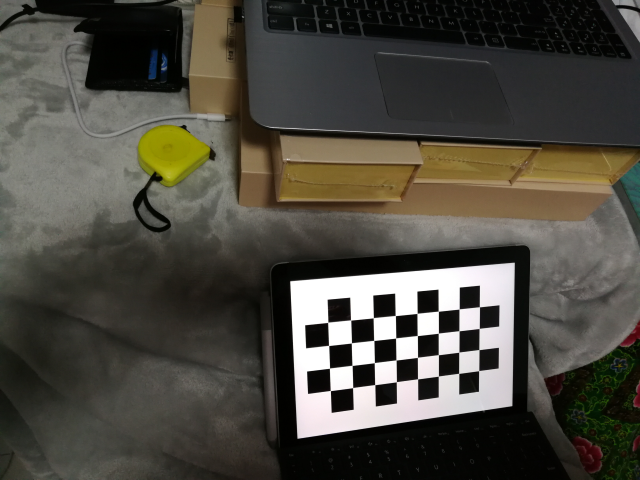
#> input picture hardware/chease_board/1.png, 640 x 480 px; its folder holds 5 pictures in this run
$ python camera_calibrate.py
#> lines starting #> are read from the running program, lines starting #| are printed output that depends on the picture; after the words box and inside, x2 and y2 are one past the last pixel; in counts of white or black regions, pixels touching at a corner belong together
#coding:utf-8
import cv2
import numpy as np
import glob

calib_result_fname = "data/calibration_result/intrinsic_mtx.npy"

def draw_chease_board(height = 1200, width = 1800, length = 150):
    image = np.zeros((height, width), dtype=np.uint8)
    print(image.shape[0], image.shape[1])

    for j in range(width):
        for i in range(height):
            if (int(i / length) + int(j / length)) % 2:
                image[i, j] = 255
        image[:, 0:length] = 255
        image[:, width - length:width] = 255
        image[0:length, :] = 255
        image[height - length:height, :] = 255

    cv2.imwrite("chess_board.png", image)
    cv2.imshow("chess", image)
    cv2.waitKey(0)
# draw_chease_board()

# 找棋盘格角点
# 阈值
criteria = (cv2.TERM_CRITERIA_EPS + cv2.TERM_CRITERIA_MAX_ITER, 30, 0.001)
#棋盘格模板规格
w = 8
h = 4
# 世界坐标系中的棋盘格点,例如(0,0,0), (1,0,0), (2,0,0) ....,(8,5,0)，去掉Z坐标，记为二维矩阵
objp = np.zeros((w*h,3), np.float32)
objp[:,:2] = np.mgrid[0:w,0:h].T.reshape(-1,2)
# 储存棋盘格角点的世界坐标和图像坐标对
objpoints = [] # 在世界坐标系中的三维点
imgpoints = [] # 在图像平面的二维点

images = glob.glob('chease_board/*.png')
for fname in images:
    img = cv2.imread(fname)
#> img is the input picture: shape (480, 640, 3); mean B, G, R 64.4, 73.3, 76.2
    gray = cv2.cvtColor(img,cv2.COLOR_BGR2GRAY)
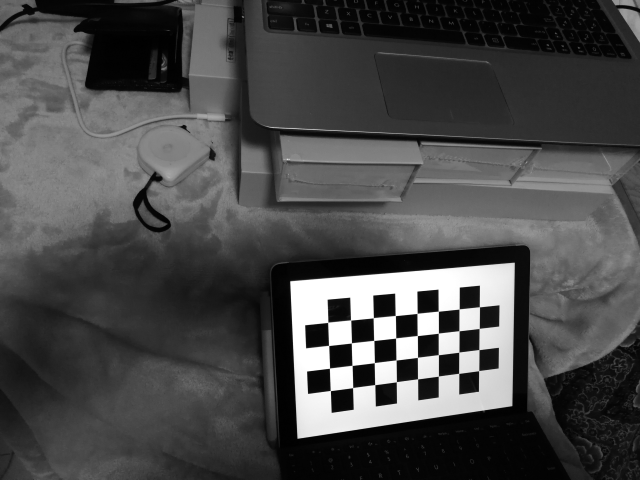
#> gray: shape (480, 640); min 0, max 255, mean 73.1
    # 找到棋盘格角点
    ret, corners = cv2.findChessboardCorners(gray, (w,h),None)
#> ret = True; corners = 32 rows, first 8: [327.7, 322.3], [350.6, 320.1], [373.3, 317.7], [395.3, 315.5], [417.1, 313.4], [438.3, 311.2], [459, 308.9], [479.5, 306.7]
    # 如果找到足够点对，将其存储起来
    if ret == True:
        cv2.cornerSubPix(gray,corners,(11,11),(-1,-1),criteria)
        objpoints.append(objp)
        imgpoints.append(corners)
        # 将角点在图像上显示
        cv2.drawChessboardCorners(img, (w,h), corners, ret)
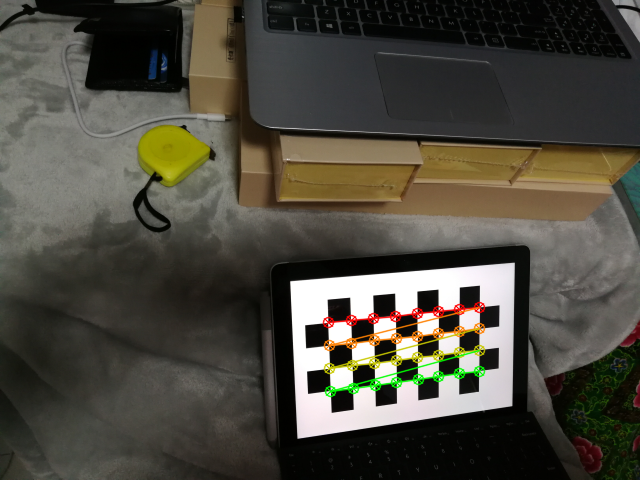
#> img: shape (480, 640, 3); 1.8% of pixels changed, all inside (x1, y1, x2, y2) = (322, 301, 486, 398)
        cv2.imshow('findCorners',img)
        cv2.waitKey(1)
#> pass 2 of the loop `for fname in images:`:
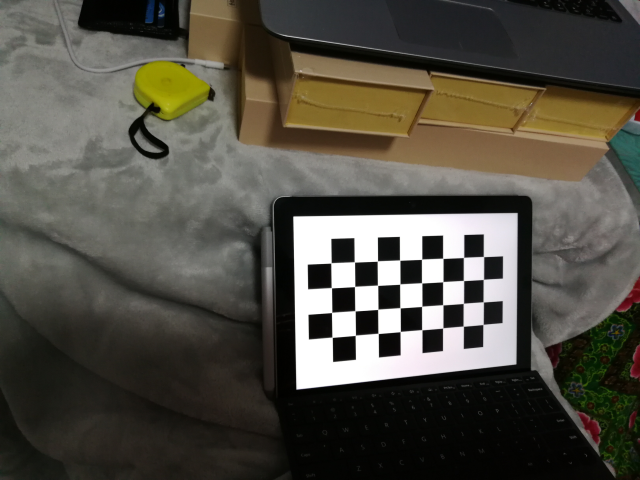
#> input picture hardware/chease_board/10.png, 640 x 480 px
#> img is the input picture: shape (480, 640, 3); mean B, G, R 68.5, 78.2, 81.4
#> `gray = cv2.cvtColor(img,cv2.COLOR_BGR2GRAY)`:
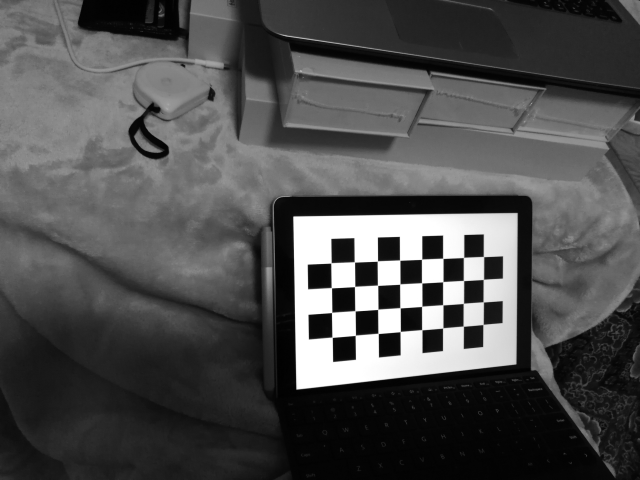
#> gray: shape (480, 640); min 1, max 255, mean 78.1
#> corners = 32 rows, first 8: [330.9, 262.9], [354.4, 261.9], [377.3, 261.1], [399.7, 260.2], [421.6, 259.2], [442.8, 258.4], [463.5, 257.4], [483.5, 256.6]
#> `cv2.drawChessboardCorners(img, (w,h), corners, ret)`:
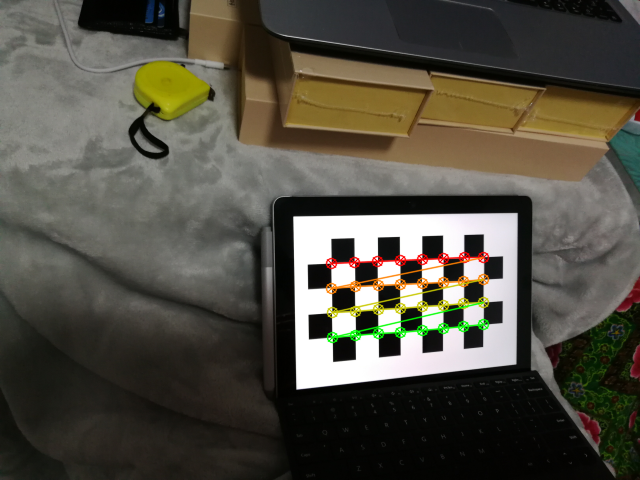
#> img: shape (480, 640, 3); 1.82% of pixels changed, all inside (x1, y1, x2, y2) = (325, 251, 490, 344)
#> pass 3 of the loop `for fname in images:`:
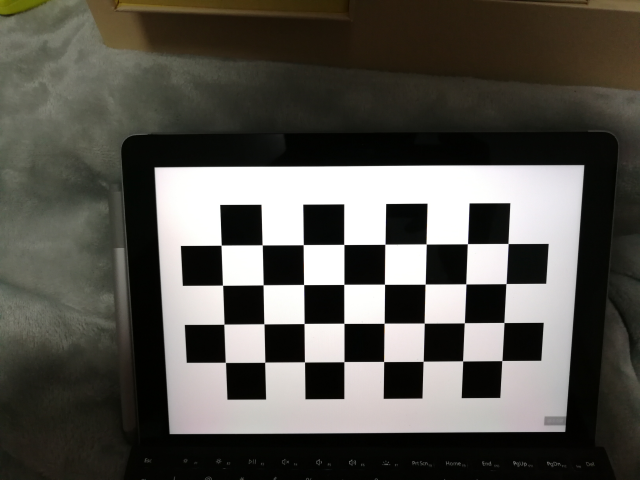
#> input picture hardware/chease_board/2.png, 640 x 480 px
#> img is the input picture: shape (480, 640, 3); mean B, G, R 78, 84.3, 86.4
#> `gray = cv2.cvtColor(img,cv2.COLOR_BGR2GRAY)`:
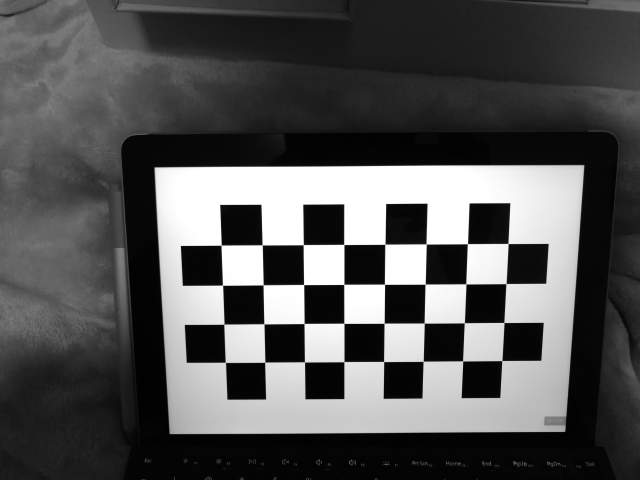
#> gray: shape (480, 640); min 1, max 255, mean 84.3
#> corners = 32 rows, first 8: [221.2, 245.2], [262.2, 244.9], [303.2, 244.6], [343.8, 244.5], [384.9, 244.3], [426.2, 243.9], [467.4, 243.7], [508.1, 243.5]
#> `cv2.drawChessboardCorners(img, (w,h), corners, ret)`:
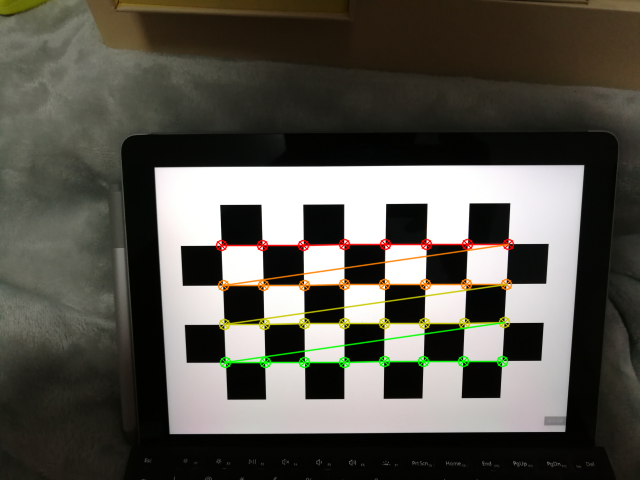
#> img: shape (480, 640, 3); 2.74% of pixels changed, all inside (x1, y1, x2, y2) = (215, 238, 515, 369)
#> the loop made 5 passes; the first 3 are shown
cv2.destroyAllWindows()

# 标定
ret, mtx, dist, rvecs, tvecs = cv2.calibrateCamera(objpoints, imgpoints, gray.shape[::-1], None, None)
print("校准完成，内参：")
print(mtx)
save_dict = {'intrinsic_mtx': mtx, 'distort': dist}
np.save(calib_result_fname, save_dict)

extrinsic_mtxs = []
R_mtxs = []
for rvec, tvec in zip(rvecs, tvecs):
    rotation_mtx = cv2.Rodrigues(rvec)[0]
    extrinsic_mtx = np.hstack((rotation_mtx, tvec))
    extrinsic_mtx = np.vstack((extrinsic_mtx, np.array([0, 0, 0, 1])))
    R_mtxs.append(rotation_mtx)
    extrinsic_mtxs.append(extrinsic_mtx)
    print("外参：")
    print(extrinsic_mtx)

# print("done")
# 去畸变
img2 = cv2.imread('chease_board/1.png')
h,  w = img2.shape[:2]
#> h = 480; w = 640
print(extrinsic_mtx)
dst = cv2.undistort(img2, mtx, dist)
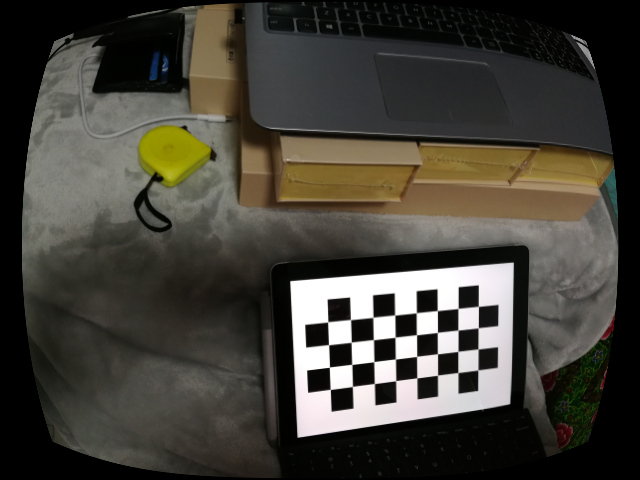
#> dst: shape (480, 640, 3); mean B, G, R 56.8, 64.6, 67.5
cv2.imshow("distort", dst)
cv2.waitKey(0)
# [9 lines of commented-out code are left out]
